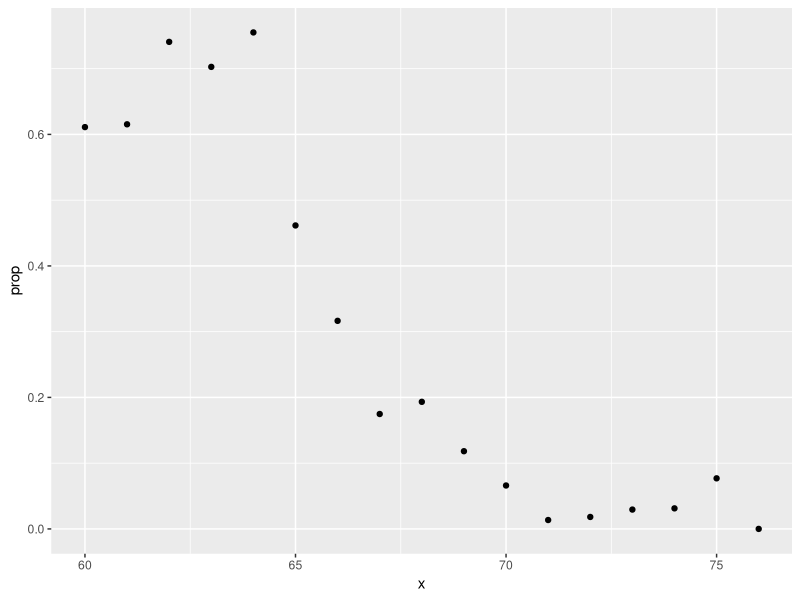

This chart was generated by the following R code:
#we can apply regression to categorical data as well.
library(dslabs)
library(caret)
library(dplyr)
data("heights")

y <- heights$height
set.seed(2)
test_index <- createDataPartition(y, times = 1, p = 0.5, list = FALSE)
train_set <- heights %>% slice(-test_index)
test_set <- heights %>% slice(test_index)


#What is the condition of probably of being female if you're 66 inches tall?
train_set %>%
  filter(round(height)==66) %>%
  summarize(mean(sex=="Female"))

#We'll repeat the same exercise but for 60 inches, 61 inches, et cetera

heights %>% 
  mutate(x = round(height)) %>%
  group_by(x) %>%
  filter(n() >= 10) %>%
  summarize(prop = mean(sex == "Female")) %>%
  ggplot(aes(x, prop)) +
  geom_point()

#Assume that the conditional probability of Y being equals 1 given X is a line -- intercept plus slope 
#times height.  If we convert the factors to 0s anad 1s, we can estimate beta 0 sand beta 1 with
#least squares using this:
lm_fit <- mutate(train_set, y = as.numeric(sex == "Female")) %>%
  lm(y ~ height, data = .)

#To form a prediction, we define a decision rule.
#We predict female if the conditional probability is bigger than 50%.
#Now we can use the confusion matrix function to see how we did.
#We see that we got an accuracy of 78.5%.
p_hat <- predict(lm_fit, test_set)
y_hat <- ifelse(p_hat > 0.5, "Female", "Male") %>% factor()
confusionMatrix(y_hat, test_set$sex)

#Logistic regression is an extension of linear regression that assures us the estimate of the conditional 
#probability is, in fact, between 0 and 1.
#We can fit the logistic regression model with the function GLM.
glm_fit <- train_set %>%
  mutate(y = as.numeric(sex == "Female")) %>%
  glm(y~height, data = ., family = binomial)

#Just like with linear regression, we can obtain predictions using the predict function.
p_hat_logic <- predict(glm_fit, newdata = test_set, type = "response")

#Because we have an estimate of the conditional probability, we can obtain predictions using code like this.
#Accuracy has increased to 80%.
y_hat_logic <- ifelse(p_hat_logic > 0.5, "Female","Male") %>% factor
confusionMatrix(y_hat_logic, test_set$sex)
